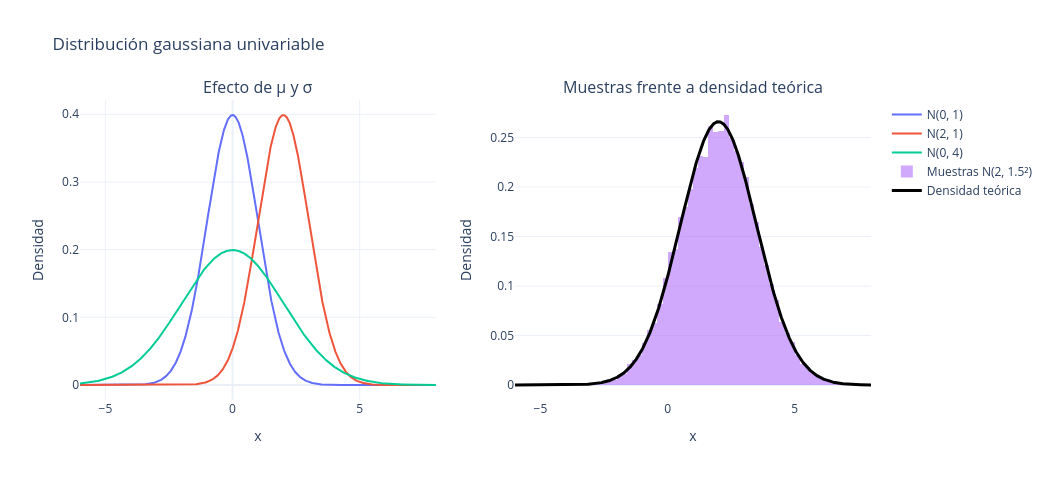

Notebook code cell kept with this figure:
### Markdown cell above
# 2. Distribución gaussiana univariable y de dos variables

## 2.1 Gaussiana univariable

Se escribe $X\sim\mathcal N(\mu,\sigma^2)$ y su densidad es

$$
f_X(x)=\frac{1}{\sqrt{2\pi\sigma^2}}
\exp\!\left[-\frac{(x-\mu)^2}{2\sigma^2}\right].
$$

- $\mu$ desplaza el centro de la campana.
- $\sigma^2$ es la varianza y controla la dispersión.
- La distribución es simétrica alrededor de $\mu$.
- Aproximadamente 68.27 %, 95.45 % y 99.73 % cae dentro de 1, 2 y 3 desviaciones estándar de la media, respectivamente.

El panel izquierdo compara parámetros. El derecho contrasta un histograma de muestras con la densidad que las generó.

### Code cell
x_uni = np.linspace(-6.0, 8.0, 1_200)
samples_uni = rng.normal(loc=2.0, scale=1.5, size=20_000)

fig_uni = make_subplots(
    rows=1, cols=2,
    subplot_titles=('Efecto de μ y σ', 'Muestras frente a densidad teórica')
)

for mu_i, sigma_i, label in [
    (0.0, 1.0, 'N(0, 1)'),
    (2.0, 1.0, 'N(2, 1)'),
    (0.0, 2.0, 'N(0, 4)'),
]:
    fig_uni.add_trace(
        go.Scatter(x=x_uni, y=normal_pdf(x_uni, mu_i, sigma_i), mode='lines', name=label),
        row=1, col=1
    )

fig_uni.add_trace(
    go.Histogram(x=samples_uni, histnorm='probability density', nbinsx=80,
                 opacity=0.55, name='Muestras N(2, 1.5²)'),
    row=1, col=2
)
fig_uni.add_trace(
    go.Scatter(x=x_uni, y=normal_pdf(x_uni, 2.0, 1.5), mode='lines',
               line=dict(color='black', width=3), name='Densidad teórica'),
    row=1, col=2
)
fig_uni.update_layout(
    title='Distribución gaussiana univariable', template='plotly_white',
    width=1_050, height=480, barmode='overlay'
)
fig_uni.update_xaxes(title_text='x')
fig_uni.update_yaxes(title_text='Densidad')
fig_uni.show()

### Figure 1 — Plotly figure (JSON) as saved in the notebook; plotly's stock layout.template omitted (floating-point values rounded to 4 significant figures; data arrays with more than 128 entries replaced by an {"elided": "..."} marker saying what was removed)
{"data": [{"mode": "lines", "name": "N(0, 1)", "type": "scatter", "x": {"elided": "1200 float values"}, "xaxis": "x", "y": {"elided": "1200 float values"}, "yaxis": "y"}, {"mode": "lines", "name": "N(2, 1)", "type": "scatter", "x": {"elided": "1200 float values"}, "xaxis": "x", "y": {"elided": "1200 float values"}, "yaxis": "y"}, {"mode": "lines", "name": "N(0, 4)", "type": "scatter", "x": {"elided": "1200 float values"}, "xaxis": "x", "y": {"elided": "1200 float values"}, "yaxis": "y"}, {"histnorm": "probability density", "name": "Muestras N(2, 1.5²)", "nbinsx": 80, "opacity": 0.55, "type": "histogram", "x": {"elided": "20000 float values"}, "xaxis": "x2", "yaxis": "y2"}, {"line": {"color": "black", "width": 3}, "mode": "lines", "name": "Densidad teórica", "type": "scatter", "x": {"elided": "1200 float values"}, "xaxis": "x2", "y": {"elided": "1200 float values"}, "yaxis": "y2"}], "layout": {"annotations": [{"font": {"size": 16}, "showarrow": false, "text": "Efecto de μ y σ", "x": 0.225, "xanchor": "center", "xref": "paper", "y": 1, "yanchor": "bottom", "yref": "paper"}, {"font": {"size": 16}, "showarrow": false, "text": "Muestras frente a densidad teórica", "x": 0.775, "xanchor": "center", "xref": "paper", "y": 1, "yanchor": "bottom", "yref": "paper"}], "barmode": "overlay", "height": 480, "title": {"text": "Distribución gaussiana univariable"}, "width": 1050, "xaxis": {"anchor": "y", "domain": [0, 0.45], "title": {"text": "x"}}, "xaxis2": {"anchor": "y2", "domain": [0.55, 1], "title": {"text": "x"}}, "yaxis": {"anchor": "x", "domain": [0, 1], "title": {"text": "Densidad"}}, "yaxis2": {"anchor": "x2", "domain": [0, 1], "title": {"text": "Densidad"}}}}
